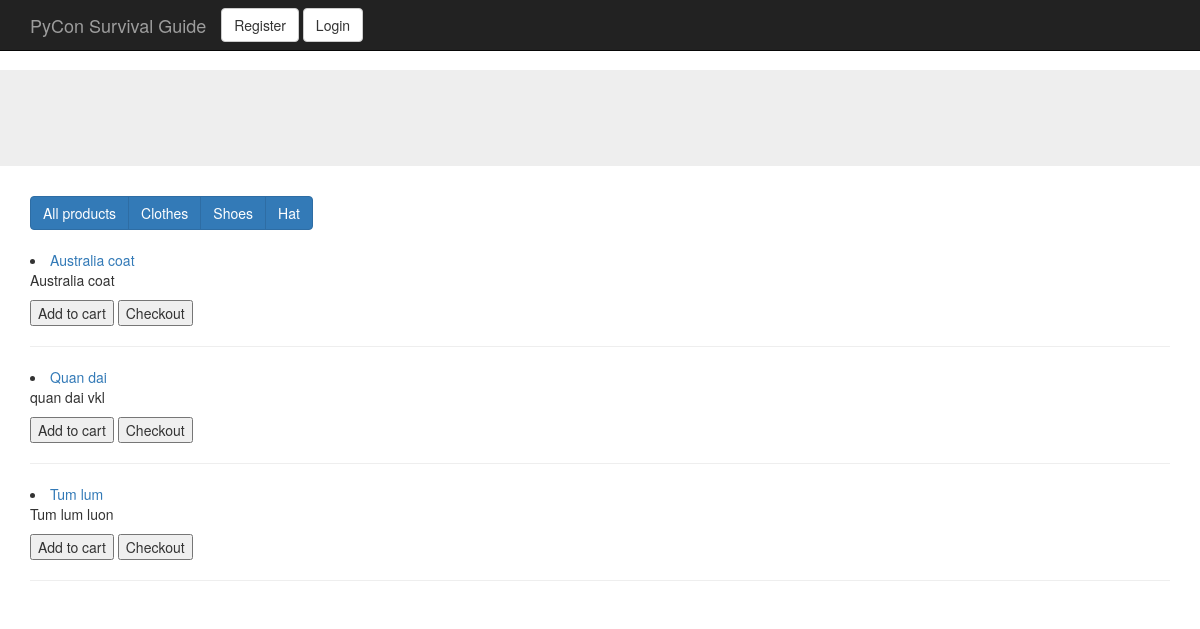
/products/, run on an earlier commit of the app's database.
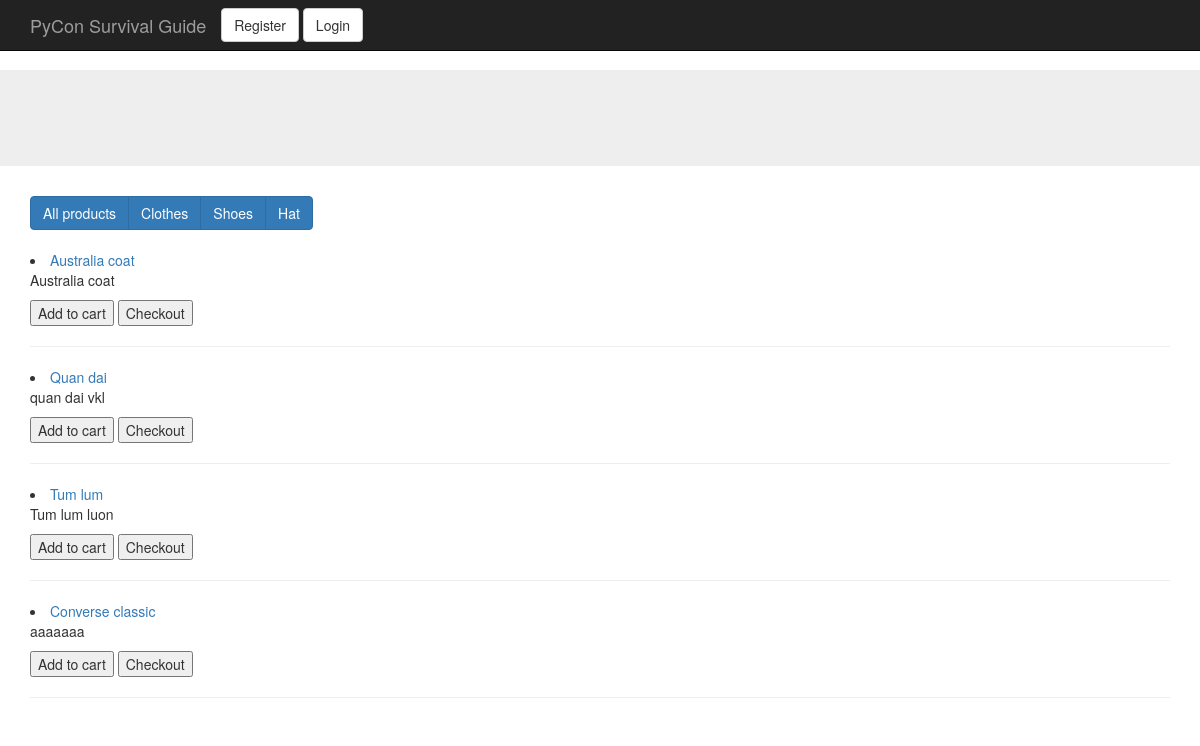
And on a later commit of the database.
### app/models.py (models this page shows, shortened)
class Category(models.Model):
	name = models.CharField(max_length=100)
	slug = models.SlugField(max_length=150, blank=True)
	parent = models.ForeignKey('self', blank=True, null=True, related_name='children')
	pub_date = models.DateTimeField(default=datetime.now)

class Product(models.Model):
	category = models.ManyToManyField('Category', related_name='category')
	name = models.CharField(max_length=100)
	slug = models.SlugField(max_length=150, blank=True)
	price_in_vnd = models.DecimalField(max_digits=8, decimal_places=2)
	manufacturer = models.CharField(max_length=100, blank=True)
	description = models.TextField()
	photo = models.ImageField(upload_to='product_photo', blank=True)
	pub_date = models.DateTimeField(default=datetime.now)
	def get_absolute_url(self):
		return  str(self.id) + '/' + str(self.slug)

### app/views.py (the view)
# urls.py: url(r'^products/$', views.list_products ,name='list_products'),
def list_products(request):
	template = 'product/list_products.html'
	products = Product.objects.all()
	categories = Category.objects.all()
	context = {'products' : products,
				'categories' : categories
			}
	return render(request, template, context)

### templates/product/list_products.html
{% extends 'layouts/base.html' %}
{% block content %}
<div class="btn-group">
	<button type="button" class="btn btn-primary"
  			onclick="window.location.href='{% url 'list_products' %}'" >All products</button>
	{% for category in categories %}
  		<button type="button" class="btn btn-primary"
  			onclick="window.location.href='{% url 'list_products_categories' category.slug %}'" >{{category.name}}</button>
  	{% endfor %}
</div>
<br><br>
{% for product in products %}
	<li><a href="{{product.get_absolute_url}}">{{ product.name }}</a></li>
	<p>{{product.description}}</p>
	<button>Add to cart</button>
	<button>Checkout</button>
	<hr/>
{% endfor %}
{% endblock content %}

### templates/layouts/base.html (shortened to what this page needs)
<!DOCTYPE>
<html>
<head>
    <link rel="stylesheet" href="//netdna.bootstrapcdn.com/bootstrap/3.1.1/css/bootstrap.min.css">
</head>
<body>
    <div class="navbar navbar-inverse navbar-fixed-top" role="navigation">
      <div class="container">
        <div class="navbar-header">
          <a class="navbar-brand" href="#">PyCon Survival Guide</a>
        </div>
        <div class="navbar-collapse collapse">
            {% if not user.is_authenticated %}
            <a href="{% url 'register' %}" class="btn btn-default navbar-btn">Register</a>
            <a href="{% url 'login' %}" class="btn btn-default navbar-btn">Login</a>
            {% else %}
            <a href="{% url 'logout' %}" class="btn btn-default navbar-btn">Logout</a>
            {% endif %}
        </div>
      </div>
    </div>
    <div class="jumbotron">
    </div>
    <div class="container">
        {% block content %}{% endblock content %}
    </div>
</body>
</html>

### templates/layouts/base.html (style rules this page uses)
body { padding-bottom: 20px; padding-top: 70px; }

What changed in the data, as far as the page shows it:
added Product: name "Converse classic", description "aaaaaaa"
